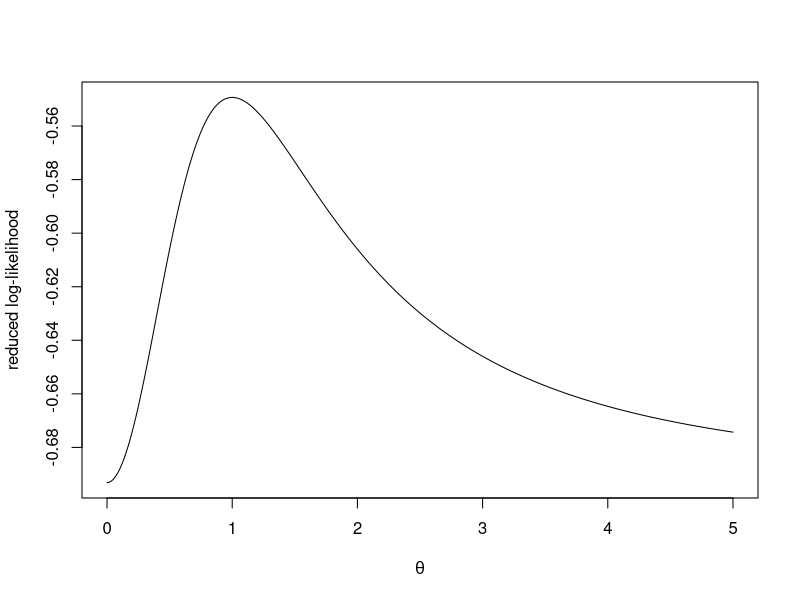

R code for this plot:
rllik <- function(x){
  (log(.5*(1/(1+x^2)+ x^2/((1+x^2)^2*(1+x^2-(x^2/(1+x^2)))))) + .5*(log(1+x^2+x^4)))
} 

thetas <- seq(0,5, length=1000)
lliks <- rllik(thetas)
plot(lliks~thetas, type="l",  xlab=expression(theta) , ylab="reduced log-likelihood")
png("ma1rll.png")

optim(par=1, fn=rllik, method="Brent", lower=0, upper=10)

sig2 <- function(x){
  .5*(1/(1+x^2)+ x^2/((1+x^2)^2*(1+x^2-(x^2/(1+x^2)))))
}
sig2(1)
